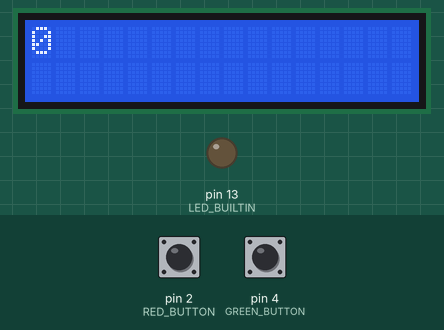
Bench run of a sketch on a simulated Arduino Uno, built with avr-gcc and run on an emulated ATmega328P. Shown: 16×2 character LCD, output pins drawn as LEDs (lit = HIGH). Inputs (shaded band) come from the test bench; at power-on: pin 2 (RED_BUTTON) HIGH, pin 4 (GREEN_BUTTON) HIGH.

Above: at 1.2 s.
1.3 s: pin 2 (RED_BUTTON) pulled LOW for 0.15 s
At 2.4 s:
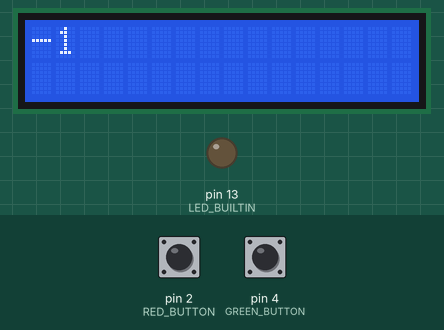
2.9 s: pin 2 (RED_BUTTON) pulled LOW for 1 s
At 4.9 s:
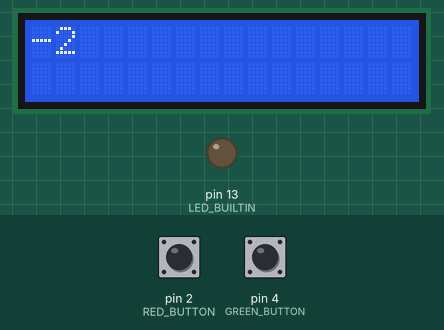
Timing chart, 0 to 6.4 s (numbered marks = the images above; inputs shaded):
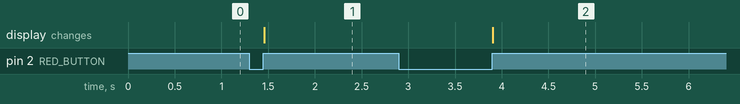

Measured:
- after the input at 1.3 s, the display: changes after 0.16 s (image 1)
- after the input at 2.9 s, the display: changes after 1.0 s (image 2)

The sketch:

kod01.ino
```cpp
#include <Arduino.h>
#include <LiquidCrystal_I2C.h>

#define LED_RED 6
#define LED_GREEN 5
#define LED_BLUE 3

#define RED_BUTTON 2
#define GREEN_BUTTON 4

/*
Napisz program,  który wykorzysta oba przyciski do zwiększania/zmniejszania pewnego licznika.

Licznik startuje z wartością 0.
Naciśnięcie przycisku zielonego zwiększa licznik o 1 i wyświetla aktualną wartość na Serial Monitor.
Naciśnięcie przycisku czerwonego zmniejsza licznik o 1 i wyświetla aktualną wartość na Serial Monitor.
Program powinien obsługiwać także wciśnięcie obu przycisków na raz, co sygnalizowane będzie mignięciem
diody tyle razy ile wynosi aktualna wartość licznika. Odpowiedni komunikat wyświetli się także na Serial
Monitor. Wartość licznika w trakcie obsługi wciśnięcia obu przycisków nie powinna ulec zmianie.
Należy zadbać o pozbycie się drgań z przycisków
*/

LiquidCrystal_I2C lcd(0x27, 16, 2);

int counter = 0;
bool pressing_red = false;
bool pressing_green = false;
bool blinking = false;

void initRGB()
{
    pinMode(LED_BUILTIN, OUTPUT);
    digitalWrite(LED_BUILTIN, LOW);
}

void initButtons()
{
    pinMode(RED_BUTTON, INPUT_PULLUP);
    pinMode(GREEN_BUTTON, INPUT_PULLUP);
}

void initLCD()
{
    lcd.init();
    lcd.backlight();
}

void blink(int times)
{
    blinking = true;

    for (int i = 0; i < times; i++)
    {
        digitalWrite(LED_BUILTIN, HIGH);
        delay(100);
        digitalWrite(LED_BUILTIN, LOW);
        delay(900);
    }
}

void setup()
{
    initRGB();

    initButtons();

    initLCD();

    write_to_display();
}

void check_button(int first_button, int second_button, int counter_change)
{
    if (digitalRead(first_button) != LOW)
    {
        return;
    }

    while (digitalRead(first_button) == LOW)
    {
        if (digitalRead(second_button) == LOW && !blinking)
        {
            blink(counter);
            if (counter <= 0)
            {
                delay(100);
            }
            return;
        }
    }

    counter += counter_change;
    write_to_display();
}

void write_to_display()
{
    lcd.clear();
    lcd.setCursor(0, 0);
    lcd.print(counter);
}

void loop()
{
    analogWrite(LED_BUILTIN, blinking);
    check_button(GREEN_BUTTON, RED_BUTTON, 1);
    check_button(RED_BUTTON, GREEN_BUTTON, -1);

    delay(50);
}
```
